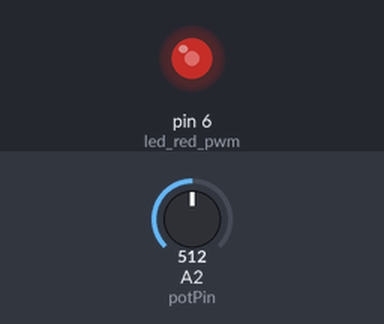
The sketch below on a simulated Arduino Uno, built with avr-gcc and run on an emulated ATmega328P. Parts: output pins drawn as LEDs (lit = HIGH). The test bench sets the inputs (shaded band); at power-on: A2 (potPin) = 512.

Above: at 1.2 s.
1.3 s: A2 (potPin) set to 716
At 2.2 s:
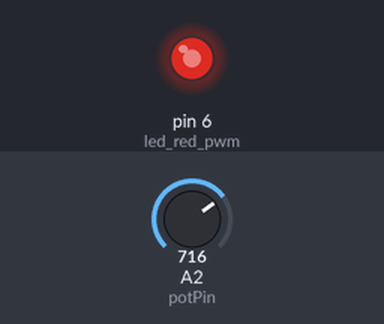
2.8 s: A2 (potPin) set to 900
At 3.3 s:
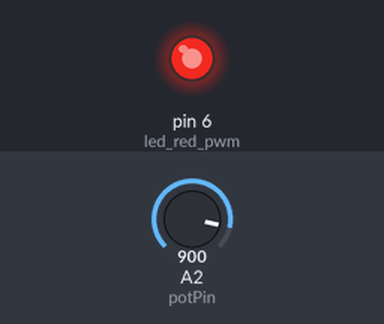
4.3 s: A2 (potPin) set to 122
At 5.5 s:
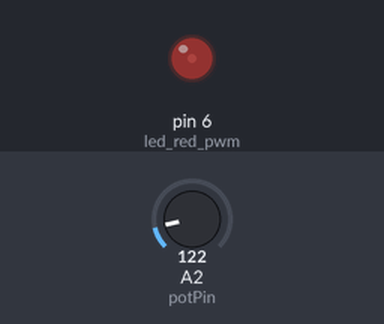
5.8 s: A2 (potPin) set to 0
At 6.8 s:
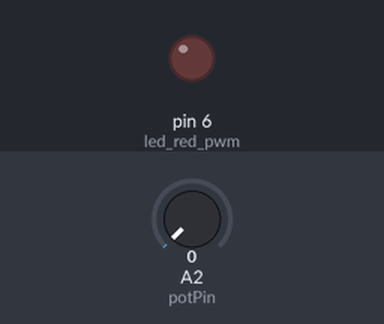
Timing chart, 0 to 8.3 s (numbered marks = the images above; inputs shaded):
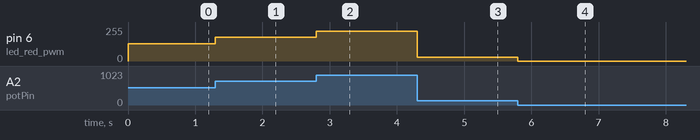

Measured:
- after the input at 1.3 s, pin 6 (led_red_pwm): 128/255 → 179/255 at once
- after the input at 2.8 s, pin 6 (led_red_pwm): 179/255 → 225/255 at once
- after the input at 4.3 s, pin 6 (led_red_pwm): 225/255 → 30/255 at once
- after the input at 5.8 s, pin 6 (led_red_pwm): 30/255 → 0/255 at once

The sketch:

pwm_led.ino
```cpp
/*
 *  Change LED brightness using PWM
 *
 *  Leo Simberg
 *  Arduino Tutorial Series
 *  Youtube video: https://goo.gl/8fyKiH
 */

// set PWM pin setup
int led_red_pwm = 6;

// select the input pin for the potentiometer
int potPin = 2;

// variable to store the value coming from the potentiometer
int val = 0;

// the setup routine runs once when you press reset:
void setup() {
  // initialize the digital pin as an output.
  pinMode(led_red_pwm, OUTPUT);
}

// the loop routine runs over and over again forever:
void loop() {
  val = analogRead(potPin);    // read the value from the potentiometer (0-1023)
  //Set PWM signal value
  analogWrite(led_red_pwm, val / 4); //PWM range 0-255
}
```
